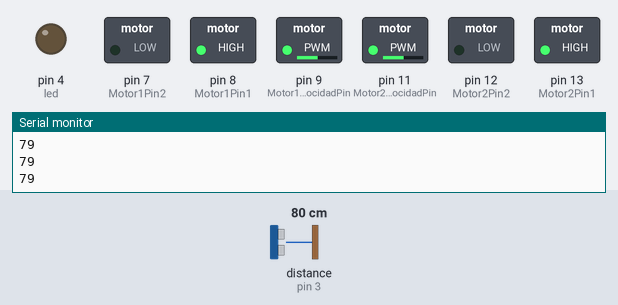
Recording of a sketch running on a simulated Arduino Uno, built with avr-gcc and run on an emulated ATmega328P. On the bench: switched loads named in the sketch (green lamp = pin HIGH), output pins drawn as LEDs (lit = HIGH), the last lines printed to the serial monitor. Wiring (inferred from the names in the program): ultrasonic range finder: trigger pin 5; echo pin 3. Dashed ring = blinking. Inputs (shaded band) come from the test bench; at power-on: distance to the obstacle (sensor on pin 3) 80 cm. The echo pulse lasts 58.3 µs per cm; pins used as bus, display or sensor lines are not drawn.

Above: at 1.2 s.
1.3 s: distance to the obstacle (sensor on pin 3) set to 33 cm
2.8 s: distance to the obstacle (sensor on pin 3) set to 28 cm
At 3.6 s:
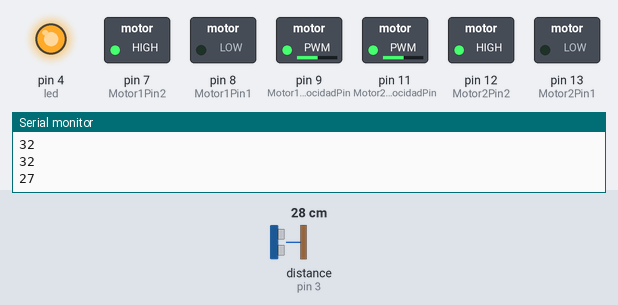
5.8 s: distance to the obstacle (sensor on pin 3) set to 35 cm
At 6.3 s:
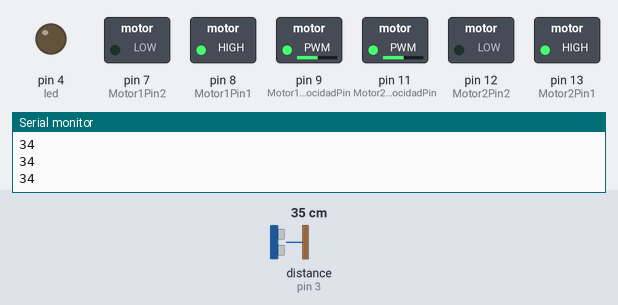
7.3 s: distance to the obstacle (sensor on pin 3) set to 2 cm
At 9.6 s:
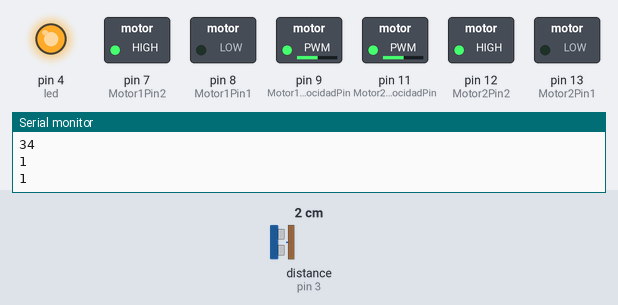
Timing chart, 0 to 11.3 s (numbered marks = the images above; inputs shaded):
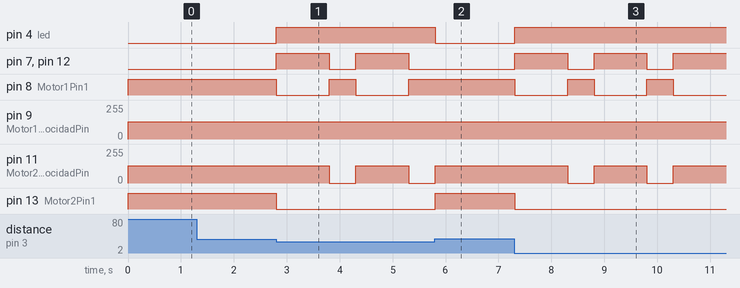

The sketch:

vehiculo_inteligente.ino
```cpp
// Inicialización de pines
int trigPin=5; //amarillo
int echoPin=3; // naranja

int Motor1Pin1=8;//azul
int Motor1Pin2=7;//blanco
int Motor1VelocidadPin=9;//rojo

int Motor2Pin1=13;//verde
int Motor2Pin2=12;//naranja
int Motor2VelocidadPin=11;//morado

int led=4;

// Parámetros y variables globales
int MAX_DISTANCIA=30;
int VELOCIDAD=130;
int distanciaCm;

// Configuración de pines y velocidad de comunicación (9600 baudios)
void setup() {

  // Configuración para sensor ultrasonidos
  pinMode(trigPin, OUTPUT);
  pinMode(echoPin, INPUT);

  //Configuración para motor 1
  pinMode(Motor1Pin1, OUTPUT);
  pinMode(Motor1Pin2, OUTPUT);
  pinMode(Motor1VelocidadPin, OUTPUT);

  // Configuración para motor 2
  pinMode(Motor2Pin1, OUTPUT);
  pinMode(Motor2Pin2, OUTPUT);
  pinMode(Motor2VelocidadPin, OUTPUT);

  // Configuración para LED indicador
  pinMode(led,OUTPUT);

  Serial.begin(9600);
}

// Algoritmo tipo bicho
void loop() {
  long distancia = LeerDistanciaUltrasonidos(trigPin, echoPin);
  Serial.println(distancia);
  if (distancia > MAX_DISTANCIA) {
    // No se ha detectado ningún obstáculo, mover hacia adelante
    adelante();
    digitalWrite(led,LOW);

  } else {
    // Obstaculo detectado, hacia atrás y vuelta
    atras();
    digitalWrite(led,HIGH);

    delay(1000); // espera 1 segundo
    giroDerecha();
    delay(500); // espera 0.5 segundos
  }
}

long LeerDistanciaUltrasonidos(int triggerPin, int echoPin) {
  digitalWrite(triggerPin, LOW);
  delayMicroseconds(2);
  digitalWrite(triggerPin, HIGH);
  delayMicroseconds(10);
  digitalWrite(triggerPin, LOW);
  long duracion = pulseIn(echoPin, HIGH);
  // Velocidad de sonido, 34300 cm/sec. Divide por 2 (va y vuelve).
  //return duracion / 29 / 2;
  distanciaCm = duracion * 10 / 292/ 2;   //convertimos a distancia, en cm
  return distanciaCm;
  //sabemos que la velocidad del sonido es 343 m/s en condiciones de temperatura 20 ºC,
  //50% de humedad, presión atmosférica a nivel del mar. Transformando unidades resulta
} //343 m/s * 100 cm/m  * 1s/1000000microsegundos  =1/29,2 cm/microsegundos


// Función para avanzar
void adelante() {
  // Rueda 1 adelante
  digitalWrite(Motor1Pin1, HIGH);
  digitalWrite(Motor1Pin2, LOW);
  analogWrite(Motor1VelocidadPin, VELOCIDAD);

  // Rueda 2 adelante
  digitalWrite(Motor2Pin1, HIGH);
  digitalWrite(Motor2Pin2, LOW);
  analogWrite(Motor2VelocidadPin, VELOCIDAD);
}

// Función para retroceder
void atras() {
  // Rueda 1 atrás
  digitalWrite(Motor1Pin1, LOW);
  digitalWrite(Motor1Pin2, HIGH);
  analogWrite(Motor1VelocidadPin, VELOCIDAD);

  // Rueda 2 atrás
  digitalWrite(Motor2Pin1, LOW);
  digitalWrite(Motor2Pin2, HIGH);
  analogWrite(Motor2VelocidadPin, VELOCIDAD);
}

// Función para girar hacia la derecha
void giroDerecha() {
  // Rueda 1 adelante
  digitalWrite(Motor1Pin1, HIGH);
  digitalWrite(Motor1Pin2, LOW);
  analogWrite(Motor1VelocidadPin, VELOCIDAD);

  // Rueda 2 parada
  digitalWrite(Motor2Pin1, LOW);
  digitalWrite(Motor2Pin2, LOW);
  analogWrite(Motor2VelocidadPin, 0);
}
```

Measured:
- the behaviour switches between 32 and 31 cm on distance to the obstacle (sensor on pin 3) (found by bisection; images 0 and 1)
- after the input at 2.8 s, pin 4 (led): LOW → HIGH at once; pin 7 (Motor1Pin2): alternates HIGH for 1.0 s and LOW for 0.50 s, starting at once
- after the input at 5.8 s, pin 4 (led): HIGH → LOW at once; pin 7 (Motor1Pin2), pin 12 (Motor2Pin2): stays LOW (without the input it goes to HIGH after 0.01 s); pin 8 (Motor1Pin1): stays HIGH (without the input it goes to LOW after 0.01 s); pin 11 (Motor2VelocidadPin): goes on until 5.8 s, then stays 130/255; pin 13 (Motor2Pin1): LOW → HIGH at once
- after the input at 7.3 s, pin 4 (led): LOW → HIGH at once; pin 7 (Motor1Pin2): alternates HIGH for 1.0 s and LOW for 0.50 s, starting at once
